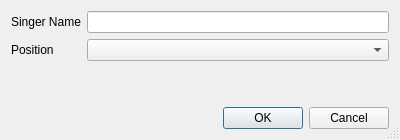
<?xml version="1.0" encoding="UTF-8"?>
<ui version="4.0">
 <class>DlgAddSinger</class>
 <widget class="QDialog" name="DlgAddSinger">
  <property name="geometry">
   <rect>
    <x>0</x>
    <y>0</y>
    <width>400</width>
    <height>140</height>
   </rect>
  </property>
  <property name="windowTitle">
   <string>Add Singer</string>
  </property>
  <property name="sizeGripEnabled">
   <bool>true</bool>
  </property>
  <property name="modal">
   <bool>true</bool>
  </property>
  <layout class="QVBoxLayout" name="verticalLayout">
   <item>
    <layout class="QFormLayout" name="formLayout">
     <item row="0" column="0">
      <widget class="QLabel" name="label">
       <property name="text">
        <string>Singer Name</string>
       </property>
      </widget>
     </item>
     <item row="0" column="1">
      <widget class="QLineEdit" name="lineEditName"/>
     </item>
     <item row="1" column="0">
      <widget class="QLabel" name="label_2">
       <property name="text">
        <string>Position</string>
       </property>
      </widget>
     </item>
     <item row="1" column="1">
      <widget class="QComboBox" name="cbxPosition"/>
     </item>
    </layout>
   </item>
   <item>
    <widget class="QDialogButtonBox" name="buttonBox">
     <property name="orientation">
      <enum>Qt::Orientation::Horizontal</enum>
     </property>
     <property name="standardButtons">
      <set>QDialogButtonBox::StandardButton::Cancel|QDialogButtonBox::StandardButton::Ok</set>
     </property>
    </widget>
   </item>
  </layout>
 </widget>
 <resources/>
 <connections>
  <connection>
   <sender>buttonBox</sender>
   <signal>accepted()</signal>
   <receiver>DlgAddSinger</receiver>
   <slot>accept()</slot>
   <hints>
    <hint type="sourcelabel">
     <x>248</x>
     <y>254</y>
    </hint>
    <hint type="destinationlabel">
     <x>157</x>
     <y>274</y>
    </hint>
   </hints>
  </connection>
  <connection>
   <sender>buttonBox</sender>
   <signal>rejected()</signal>
   <receiver>DlgAddSinger</receiver>
   <slot>reject()</slot>
   <hints>
    <hint type="sourcelabel">
     <x>316</x>
     <y>260</y>
    </hint>
    <hint type="destinationlabel">
     <x>286</x>
     <y>274</y>
    </hint>
   </hints>
  </connection>
 </connections>
</ui>
